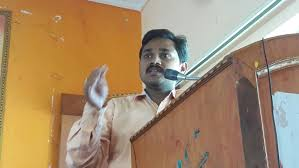
#> input picture 2d3d/ravi.jpg, 299 x 168 px
$ python 2d.py
#> lines starting #> are read from the running program, lines starting #| are printed output that depends on the picture
import cv2

img=cv2.imread("ravi.jpg")
#> img is the input picture: shape (168, 299, 3); mean B, G, R 107.9, 139.7, 166.4
print(img)
#> (printed output is left out)
print(type(img))
#| <class 'numpy.ndarray'>
print(img.shape)
#| (168, 299, 3)
cv2.imshow("legend",img)
cv2.waitKey(0)
cv2.destroyAllWindows()
resized_image=cv2.resize(img,(650,600))
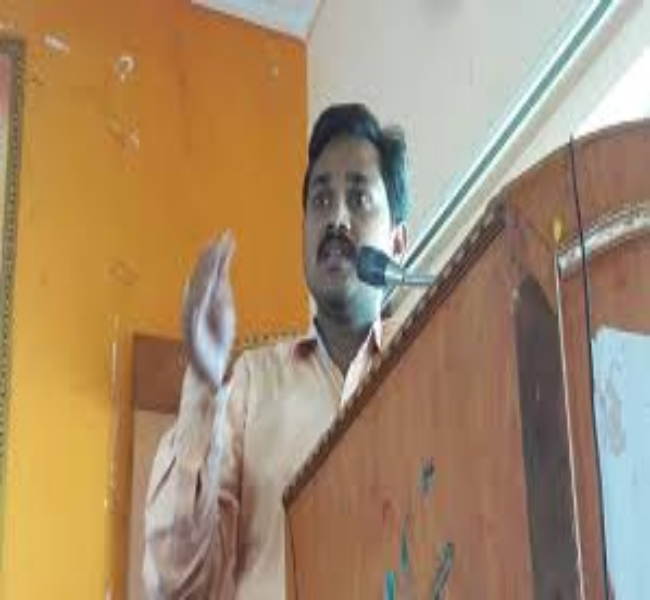
#> resized_image: shape (600, 650, 3); mean B, G, R 107.8, 139.6, 166.3

cv2.imshow("legend",resized_image)
cv2.waitKey(0)
cv2.destroyAllWindows()
aa=int(img.shape[1]/5)
#> aa = 59
print(aa)
#| 59

bb=int((img.shape[0])/5)
#> bb = 33
print(bb)
#| 33
resized_image=cv2.resize(img,(aa,bb))
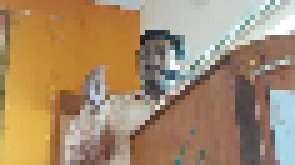
#> resized_image: shape (33, 59, 3) (shown 5 times larger); mean B, G, R 107.8, 139.6, 166.3
cv2.imshow("legends", resized_image)
